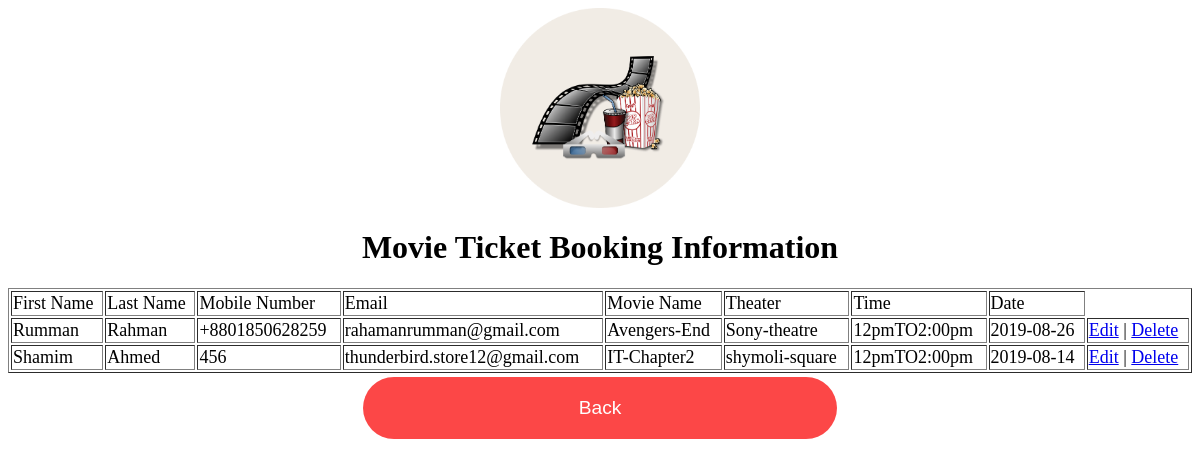
Page /show_Movie_Ticket_Booking_Information.php (signed in) on the committed database.
### tables this page shows
CREATE TABLE `movieticketbook` (
  `id` int(200) NOT NULL,
  `First_Name` varchar(100) NOT NULL,
  `Last_Name` varchar(100) NOT NULL,
  `Mobile_Number` varchar(100) NOT NULL,
  `Email` varchar(100) NOT NULL,
  `Movie_Name` varchar(100) NOT NULL,
  `Theater` varchar(100) NOT NULL,
  `Time` varchar(50) NOT NULL,
  `Date` date NOT NULL
);

### DB_connection.php (called while the page is built, shortened)
<?php
class DBconfig{
	private $_host="localhost";
	private $_username="root";
	private $_password="";
	private $_database="allticketbd";
	protected $connection;
	public function __construct(){
		if(!isset($this->connection)){
			$this->connection=new mysqli($this->_host,$this->_username,$this->_password,$this->_database);
		}
		return $this->connection;
	}
}
?>

### crud.php (called while the page is built, shortened)
<?php
include_once 'DB_connection.php';
class crud extends DBconfig {
    public function getData($query){
        $result = $this->connection->query($query);
        $rows = array();
        while ($row = $result->fetch_assoc()){
            $rows[] = $row;
        }
        return $rows;
    }
}
?>

### show_Movie_Ticket_Booking_Information.php (the view, shortened to what this page needs)
<?php
include_once 'Crud.php';
$crud = new Crud();
$query = "Select * from movieticketbook order by id DESC";
$result = $crud->getData($query);
?>
<center><img src="content/movie.png" style="width:200px;height:200px;"></center>
<center><h1><b>Movie Ticket Booking Information</b></h1></center>
<center><table border="1" class="table" >
	<tr>
		<td> First Name </td>
		<td> Last Name </td>
		<td> Mobile Number </td>
		<td> Email </td>
		<td> Movie Name </td>
		<td> Theater </td>
		<td> Time </td>
		<td> Date </td>
	</tr>
	<?php
	 foreach($result as $key=>$res){
		 echo "<tr >";
		 echo "<td>".$res['First_Name']."</td>";
		 echo "<td>".$res['Last_Name']."</td>";
		 echo "<td>".$res['Mobile_Number']."</td>";
		 echo "<td>".$res['Email']."</td>";
		 echo "<td>".$res['Movie_Name']."</td>";
		 echo "<td>".$res['Theater']."</td>";
		 echo "<td>".$res['Time']."</td>";
		 echo "<td>".$res['Date']."</td>";
		  echo "<td> <a href='edit_movie_data.php?id=$res[id]'>Edit</a> |
               <a href='movie_delete.php?id=$res[id]'>Delete</a></td>";
               echo "</tr>";
	 }
	 ?>
</table></center>
<center><a href="admin.php"><button class="button">Back</button></a></center>

### show_Movie_Ticket_Booking_Information.php (style rules this page uses)
.table { width: 100%; background color: : #717171; font-size: 18px; font-family: 'Josefin Sans'; }
.button { background-color: #FC4747; border: none; color: white; padding: 20px; text-align: center; text-decoration: none; display: inline-block; margin: 4px 2px; cursor: pointer; border-radius: 100px; width: 40%; align-items: center; font-size: 1.2rem; font-family: 'PT Sans', sans-serif; }

### rows in the picture
movieticketbook: First_Name "Rumman", Last_Name "Rahman", Mobile_Number "+8801850628259", Email "rahamanrumman@gmail.com", Movie_Name "Avengers-End", Theater "Sony-theatre", Time "12pmTO2:00pm", Date "2019-08-26"
movieticketbook: First_Name "Shamim", Last_Name "Ahmed", Mobile_Number "456", Email "thunderbird.store12@gmail.com", Movie_Name "IT-Chapter2", Theater "shymoli-square", Time "12pmTO2:00pm", Date "2019-08-14"
